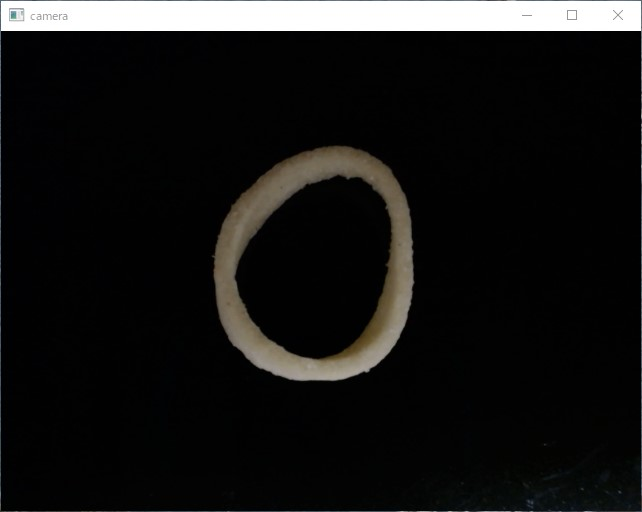
#> input picture data/sample.jpg, 642 x 512 px
$ python img2bin.py
#> lines starting #> are read from the running program, lines starting #| are printed output that depends on the picture; after the words box and inside, x2 and y2 are one past the last pixel; in counts of white or black regions, pixels touching at a corner belong together
import cv2
import numpy as np

def img2bin(img):
    """画像の二値化

    Args:
        img: 元画像
    Returns:
        Any: 二値化画像
    """
    # 閾値の設定
    threshold = 50

    # 二値化(閾値100を超えた画素を255にする。)
    ret, img_thresh = cv2.threshold(img, threshold, 255, cv2.THRESH_BINARY)
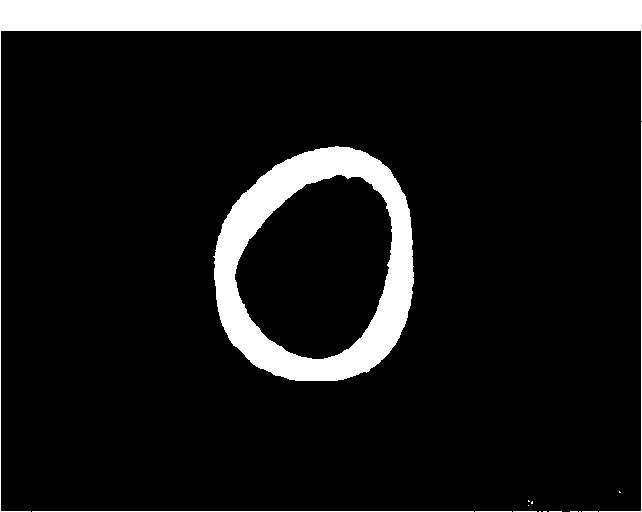
#> img_thresh: shape (512, 642); 11.7% white; 16 white regions (10 under 20 px), largest, box (x1, y1, x2, y2) and area: (0, 0, 642, 512) 20503, (213, 146, 414, 381) 16801, (32, 511, 474, 512) 442, (599, 122, 642, 512) 432, (475, 511, 512, 512) 37, (513, 511, 537, 512) 24
#> ret = 50

    # オープニング処理
    kernel = np.ones((5, 5), np.uint8)
    return cv2.morphologyEx(img_thresh, cv2.MORPH_OPEN, kernel)
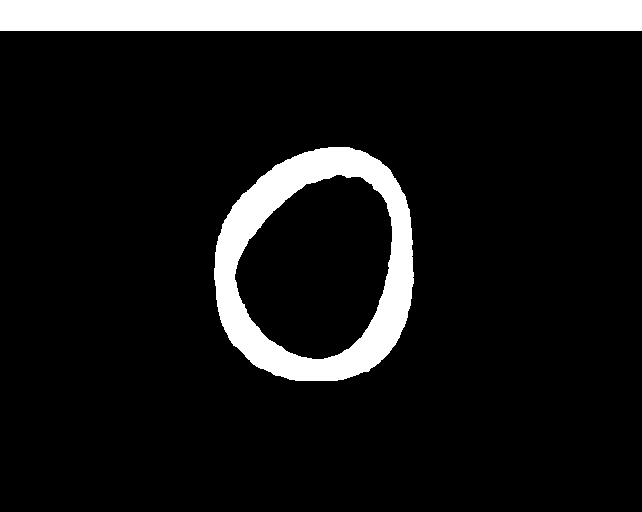
#> returned value: shape (512, 642); 11.2% white; 2 white regions, box (x1, y1, x2, y2) and area: (0, 0, 642, 31) 19902, (214, 147, 414, 381) 16772

# 画像の読み込み
img = cv2.imread("./data/sample.jpg", 0)
img_opening = img2bin(img)

# 二値化画像の表示
cv2.imshow("img_th_with_opening", img_opening)
cv2.imshow("img_org", img)
cv2.waitKey()
cv2.destroyAllWindows()

$ run again, with data/0.jpg copied over data/sample.jpg
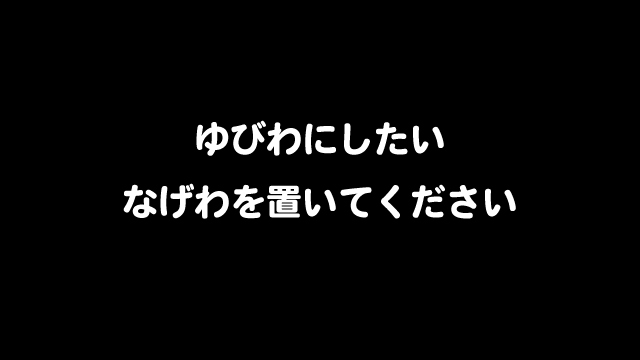
#> input picture data/0.jpg, 640 x 360 px
#> img is the input picture: shape (360, 640); min 0, max 255, mean 9
#> in img2bin, `ret, img_thresh = cv2.threshold(img, threshold, 255, cv2.THRESH_BINARY)`:
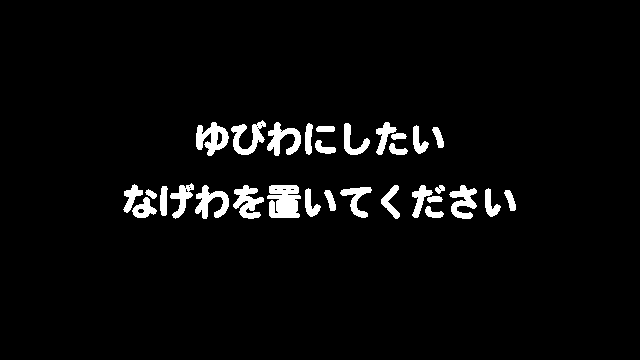
#> img_thresh: shape (360, 640); 4% white; 31 white regions, largest, box (x1, y1, x2, y2) and area: (267, 185, 301, 218) 911, (196, 122, 229, 156) 631, (233, 185, 264, 219) 572
#> ret = 50
#> in img2bin, `return cv2.morphologyEx(img_thresh, cv2.MORPH_OPEN, kernel)`:
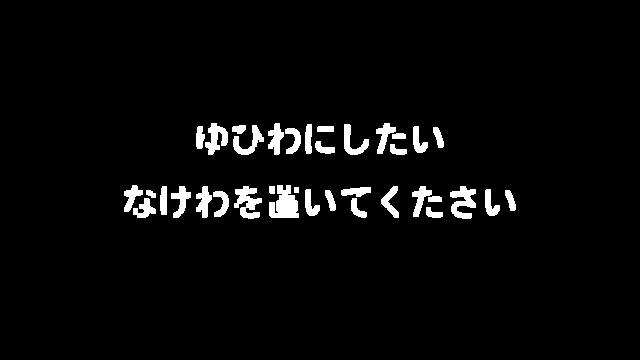
#> returned value: shape (360, 640); 3.6% white; 37 white regions, largest, box (x1, y1, x2, y2) and area: (269, 185, 299, 218) 688, (234, 186, 262, 219) 517, (450, 186, 476, 219) 493
